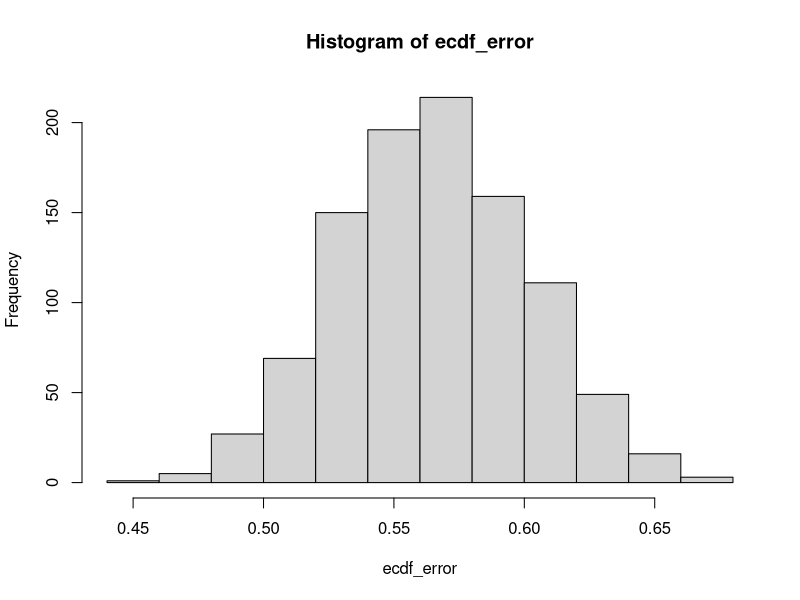
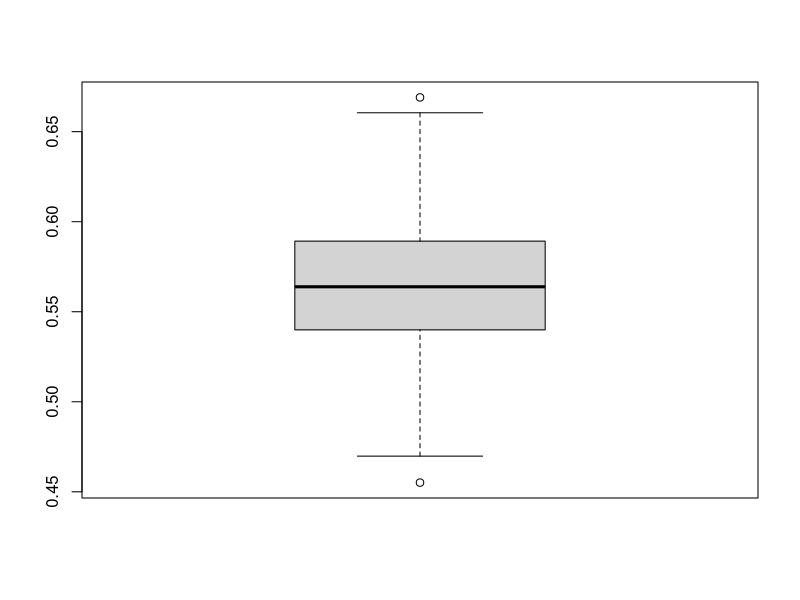

These charts were generated, in order, by the following R code:
#use bootstrap to find empirical cdf of baseline mse. This can be used to estimate sd and/or variance of mse estimator

library(data.table)
data <- data.table::fread(input = "../RNN_data_version2.csv",drop = 1)

error <- data$mood5 - data$target

mse <- function(x){
  return(sum(x^2)/(length(x)))
}

bootstrap <- function(data, statistic, B){
  result <- numeric(B)
  for(i in 1:B){
    x <- sample(data, length(data), replace=T)
    result[i] = statistic(x)
  }
  return(result)
}

mean(mse(error))
ecdf_error <- bootstrap(error, mse, 1000)
hist(ecdf_error)
var(ecdf_error)
boxplot(ecdf_error)
